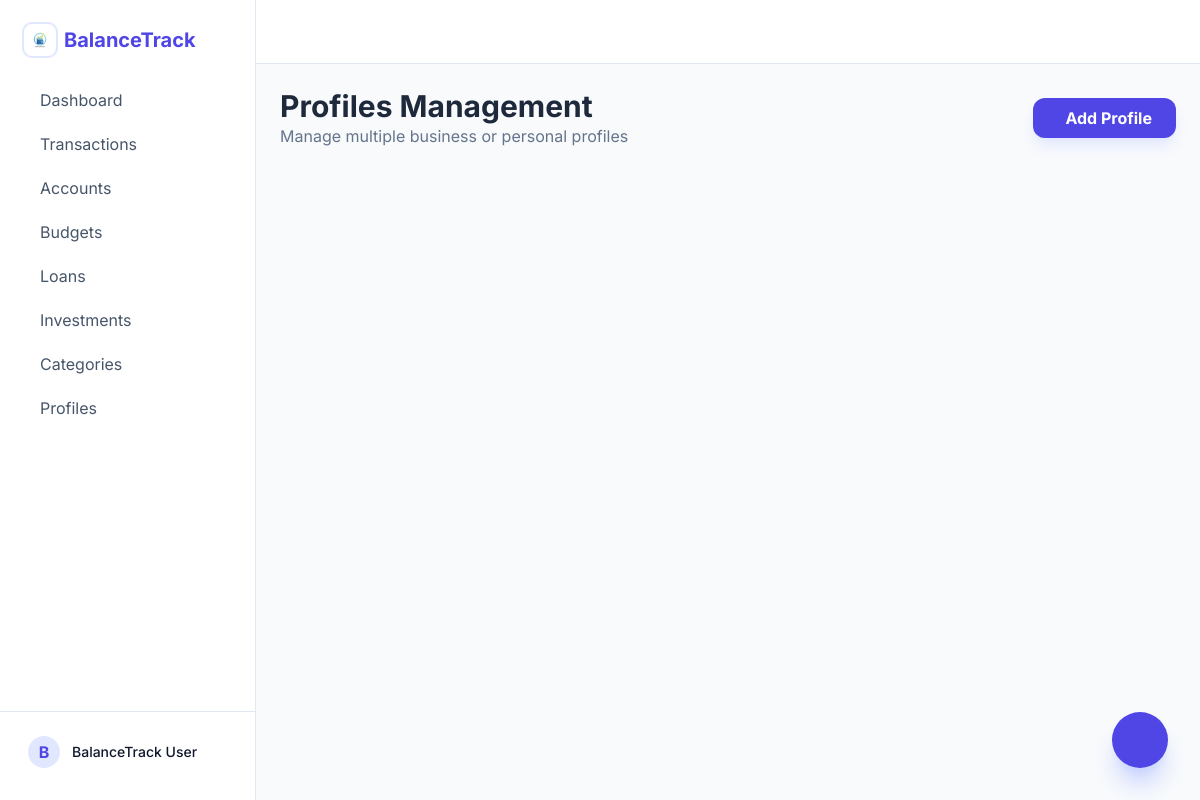
The app's page /profiles/, older data.
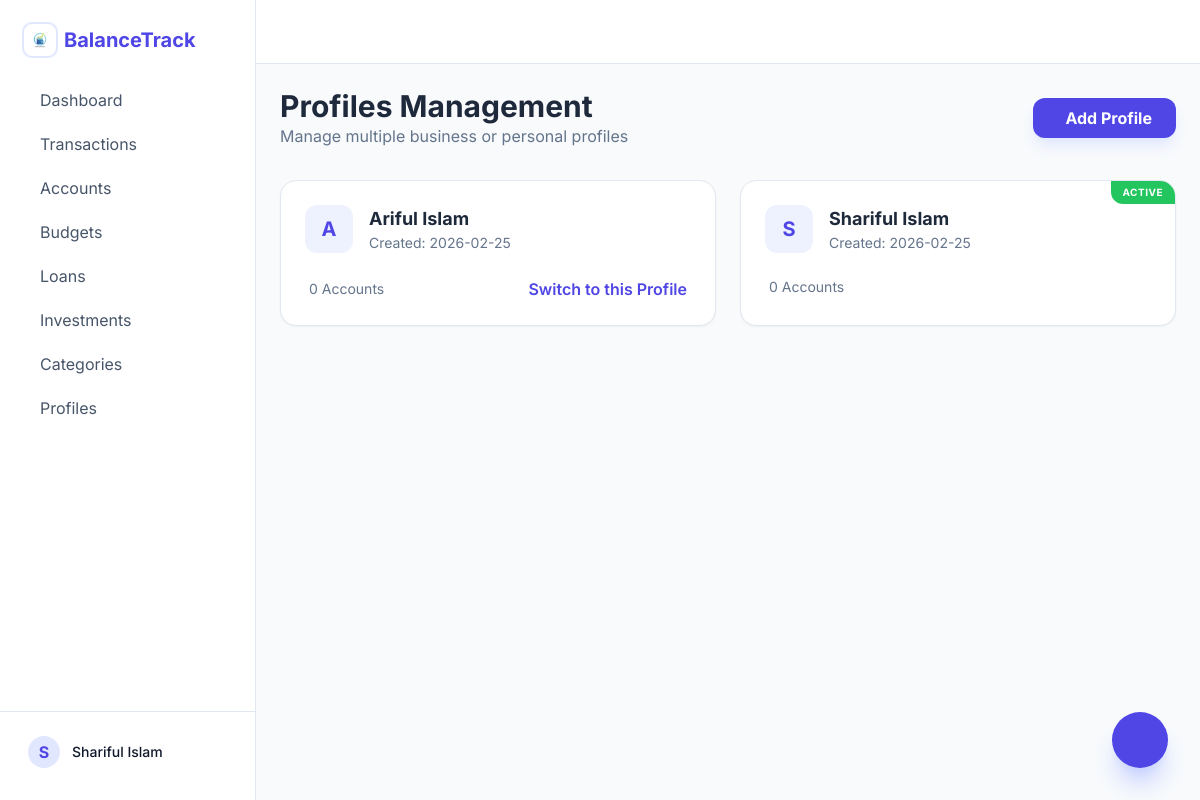
The same page, newer data.
### app/models.py (models this page shows)
class Profile(db.Model):
    id = db.Column(db.Integer, primary_key=True)
    name = db.Column(db.String(64), unique=True, nullable=False)
    is_active = db.Column(db.Boolean, default=False)
    created_at = db.Column(db.DateTime, default=lambda: datetime.now(UTC))
    accounts = db.relationship('Account', backref='profile', lazy='dynamic')
    categories = db.relationship('Category', backref='profile', lazy='dynamic')
    loans = db.relationship('Loan', backref='profile', lazy='dynamic')
    investments = db.relationship('Investment', backref='profile', lazy='dynamic')
    budgets = db.relationship('Budget', backref='profile', lazy='dynamic')

### app/profiles/routes.py (the view)
@profiles.route('/')
def index():
    all_profiles = Profile.query.all()
    return render_template('profiles/index.html', profiles=all_profiles)

### app/templates/profiles/index.html (shortened to what this page needs)
{% extends "base.html" %}
{% block content %}
<div class="max-w-4xl mx-auto">
    <div class="flex items-center justify-between mb-8">
        <div>
            <h2 class="text-3xl font-bold text-slate-800">Profiles Management</h2>
            <p class="text-slate-500">Manage multiple business or personal profiles</p>
        </div>
        <button onclick="toggleProfileModal()" class="bg-indigo-600 text-white px-6 py-2 rounded-xl font-bold flex items-center gap-2 hover:bg-indigo-700 transition-all shadow-lg shadow-indigo-100">
             Add Profile
        </button>
    </div>
    <div class="grid grid-cols-1 md:grid-cols-2 gap-6">
        {% for profile in profiles %}
        <div class="bg-white p-6 rounded-2xl border border-slate-200 shadow-sm hover:shadow-md transition-all relative overflow-hidden group">
            {% if profile.is_active %}
            <div class="absolute top-0 right-0 bg-green-500 text-white text-[10px] font-bold px-3 py-1 rounded-bl-xl uppercase tracking-wider">
                Active
            </div>
            {% endif %}
            <div class="flex items-center gap-4">
                <div class="w-12 h-12 rounded-xl bg-indigo-50 flex items-center justify-center text-indigo-600 text-xl font-bold">
                    {{ profile.name[0] }}
                </div>
                <div class="flex-1">
                    <h3 class="text-lg font-bold text-slate-800">{{ profile.name }}</h3>
                    <p class="text-sm text-slate-500">Created: {{ profile.created_at.strftime('%Y-%m-%d') }}</p>
                </div>
            </div>
            <div class="mt-6 flex items-center justify-between">
                <div class="flex items-center gap-4 text-sm text-slate-500">
                    <span class="flex items-center gap-1"> {{ profile.accounts.count() }} Accounts</span>
                </div>
                {% if not profile.is_active %}
                <a href="{{ url_for('profiles.switch', id=profile.id) }}" class="text-indigo-600 font-semibold hover:text-indigo-800 flex items-center gap-1 transition-colors">
                    Switch to this Profile
                </a>
                {% endif %}
            </div>
        </div>
        {% endfor %}
    </div>
</div>
{% endblock %}

### app/templates/base.html (shortened to what this page needs)
<!DOCTYPE html>
<html lang="en">
<head>
    <script src="https://cdn.tailwindcss.com"></script>
</head>
<body class="bg-slate-50 text-slate-900">
    <div class="flex h-screen overflow-hidden">
        <aside id="sidebar" class="w-64 bg-white border-r border-slate-200 flex-shrink-0 hidden md:flex flex-col fixed inset-y-0 left-0 z-50 md:relative transform -translate-x-full md:translate-x-0 transition-transform duration-300 ease-in-out">
            <div class="p-6">
                <a href="{{ url_for('main.index') }}" class="flex items-center gap-2">
                    <img src="{{ url_for('static', filename='img/logo.png') }}" alt="BalanceTrack Logo" class="w-8 h-8 rounded-lg outline outline-2 outline-indigo-100 p-1">
                    <h1 class="text-xl font-bold text-indigo-600">BalanceTrack</h1>
                </a>
            </div>
            <nav class="flex-1 px-4 space-y-1">
                <a href="{{ url_for('main.index') }}" class="flex items-center gap-3 px-3 py-2 text-slate-600 hover:bg-slate-50 rounded-lg transition-colors">
                     Dashboard
                </a>
                <a href="{{ url_for('transactions.index') }}" class="flex items-center gap-3 px-3 py-2 text-slate-600 hover:bg-slate-50 rounded-lg transition-colors">
                     Transactions
                </a>
                <a href="{{ url_for('accounts.index') }}" class="flex items-center gap-3 px-3 py-2 text-slate-600 hover:bg-slate-50 rounded-lg transition-colors">
                     Accounts
                </a>
                <a href="{{ url_for('budgets.index') }}" class="flex items-center gap-3 px-3 py-2 text-slate-600 hover:bg-slate-50 rounded-lg transition-colors">
                     Budgets
                </a>
                <a href="{{ url_for('loans.index') }}" class="flex items-center gap-3 px-3 py-2 text-slate-600 hover:bg-slate-50 rounded-lg transition-colors">
                     Loans
                </a>
                <a href="{{ url_for('investments.index') }}" class="flex items-center gap-3 px-3 py-2 text-slate-600 hover:bg-slate-50 rounded-lg transition-colors">
                     Investments
                </a>
                <a href="{{ url_for('categories.index') }}" class="flex items-center gap-3 px-3 py-2 text-slate-600 hover:bg-slate-50 rounded-lg transition-colors">
                     Categories
                </a>
                <a href="{{ url_for('profiles.index') }}" class="flex items-center gap-3 px-3 py-2 text-slate-600 hover:bg-slate-50 rounded-lg transition-colors">
                     Profiles
                </a>
            </nav>
            <div class="p-4 border-t border-slate-200">
                <div class="flex items-center gap-3 px-3 py-2 mb-2">
                    <div class="w-8 h-8 rounded-full bg-indigo-100 flex items-center justify-center text-indigo-600 font-bold">
                        {{ current_profile.name[0] if current_profile else 'B' }}
                    </div>
                    <div class="flex-1 min-w-0">
                        <p class="text-sm font-medium truncate">{{ current_profile.name if current_profile else 'BalanceTrack User' }}</p>
                    </div>
                </div>
            </div>
        </aside>
        <main class="flex-1 flex flex-col min-w-0 overflow-hidden">
            <header class="h-16 bg-white border-b border-slate-200 flex items-center justify-between px-6 flex-shrink-0">
                <div class="flex items-center gap-4">
                    <button class="w-10 h-10 flex items-center justify-center text-slate-500 hover:bg-slate-50 rounded-lg transition-all">
                    </button>
                    <button class="w-10 h-10 flex items-center justify-center text-slate-500 hover:bg-slate-50 rounded-lg transition-all">
                    </button>
                </div>
            </header>
            <div class="flex-1 overflow-y-auto p-6">
                {% block content %}{% endblock %}
            </div>
        </main>
    </div>
    <button onclick="toggleModal()" class="fixed bottom-8 right-8 w-14 h-14 bg-indigo-600 text-white rounded-full shadow-xl shadow-indigo-200 flex items-center justify-center hover:scale-110 active:scale-95 transition-all z-40">
    </button>
</body>
</html>

### app/templates/base.html (style rules this page uses)
body { font-family: 'Inter', sans-serif; }

Row changes from the older to the newer data that the page shows:
added Profile: name "S", name "Shariful Islam", is_active "ACTIVE", created_at "2026-02-25", accounts.count "0"
added Profile: name "A", name "Ariful Islam", created_at "2026-02-25", accounts.count "0"
Text that changed along with them:
{{ current_profile.name[0] if current_profile else 'B' }}: "B" → (not shown)
{{ current_profile.name if current_profile else 'BalanceTrack User' }}: "BalanceTrack User" → (not shown)
